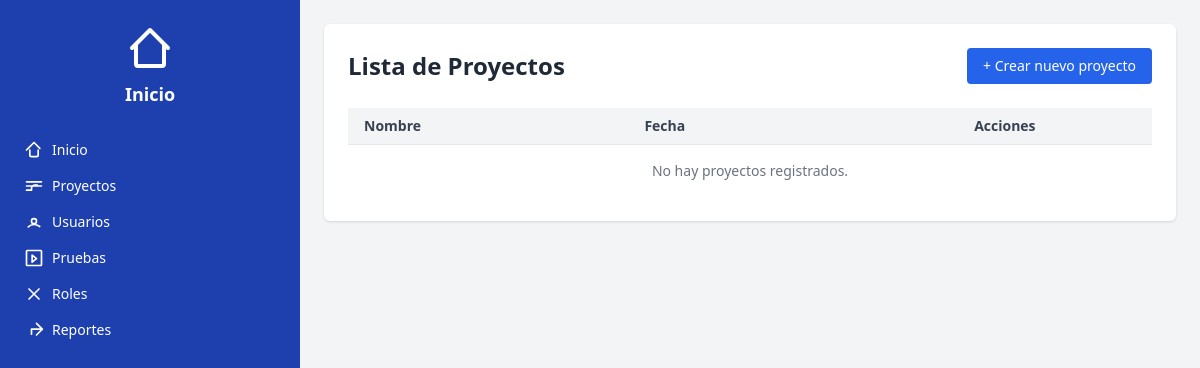
The app's page /proyectos/, older data.
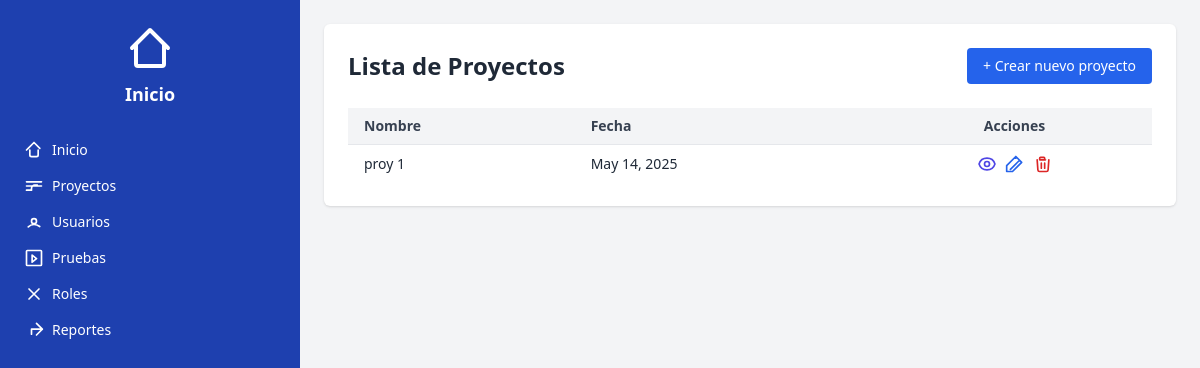
The same page, newer data.
### testSystem/models.py (models this page shows, shortened)
class Proyecto(models.Model):
    nombre = models.CharField(max_length=100)
    descripcion = models.TextField()
    fecha = models.DateField()
    estado = models.CharField(max_length=50)
    usuarios = models.ManyToManyField(User, related_name='proyectos_asignados')

### testSystem/views.py (the view)
# urls.py: path('proyectos/', views.lista_proyectos, name='lista_proyectos'),
def lista_proyectos(request):
    proyectos = Proyecto.objects.all()
    return render(request, 'proyecto/lista_proyectos.html', {'proyectos': proyectos})

### testSystem/templates/Proyecto/lista_proyectos.html (shortened to what this page needs)
{% extends "base.html" %}
{% block content %}
<div class="max-w-5xl mx-auto p-6 bg-white rounded-md shadow">
  <div class="flex items-center justify-between mb-6">
    <h1 class="text-2xl font-bold text-gray-800">Lista de Proyectos</h1>
    <a href="{% url 'crear_proyecto' %}" class="px-4 py-2 bg-blue-600 text-white rounded hover:bg-blue-700 text-sm">
      + Crear nuevo proyecto
    </a>
  </div>
  <div class="overflow-x-auto">
    <table class="min-w-full divide-y divide-gray-200">
      <thead class="bg-gray-100">
        <tr>
          <th class="px-4 py-2 text-left text-sm font-semibold text-gray-700">Nombre</th>
          <th class="px-4 py-2 text-left text-sm font-semibold text-gray-700">Fecha</th>
          <th class="px-4 py-2 text-center text-sm font-semibold text-gray-700">Acciones</th>
        </tr>
      </thead>
      <tbody class="divide-y divide-gray-200">
        {% for proyecto in proyectos %}
        <tr>
          <td class="px-4 py-2 text-sm text-gray-800">{{ proyecto.nombre }}</td>
          <td class="px-4 py-2 text-sm text-gray-800">{{ proyecto.fecha }}</td>
          <td class="px-4 py-2 text-center text-sm text-gray-800">
            <div class="flex justify-center space-x-2">
              <a href="{% url 'ver_proyecto' proyecto.pk %}" class="text-indigo-600 hover:text-indigo-800" title="Visualizar">
              </a>
              <a href="{% url 'modificar_proyecto' proyecto.pk %}" class="text-blue-600 hover:text-blue-800" title="Editar">
                <svg xmlns="http://www.w3.org/2000/svg" class="h-5 w-5 inline" fill="none" viewBox="0 0 24 24" stroke="currentColor">
                  <path stroke-linecap="round" stroke-linejoin="round" stroke-width="2"
                        d="M11 5h2M6.5 18.5l11-11M13 3l7 7-11 11H2v-7L13 3z"/>
                </svg>
              </a>
              <a href="{% url 'eliminar_proyecto' proyecto.pk %}" class="text-red-600 hover:text-red-800" title="Eliminar"
                 onclick="return confirm('¿Estás seguro de eliminar este proyecto?');">
                <svg xmlns="http://www.w3.org/2000/svg" class="h-5 w-5 inline" fill="none" viewBox="0 0 24 24" stroke="currentColor">
                  <path stroke-linecap="round" stroke-linejoin="round" stroke-width="2"
                        d="M19 7l-.867 12.142A2 2 0 0116.138 21H7.862a2 2 0 01-1.995-1.858L5 7m5 4v6m4-6v6M9 7h6m-7 0V5a1 1 0 011-1h4a1 1 0 011 1v2"/>
                </svg>
              </a>
            </div>
          </td>
        </tr>
        {% empty %}
        <tr>
          <td colspan="3" class="px-4 py-4 text-center text-sm text-gray-500">No hay proyectos registrados.</td>
        </tr>
        {% endfor %}
      </tbody>
    </table>
  </div>
</div>
{% endblock %}

Row changes from the older to the newer data that the page shows:
added Proyecto: nombre "proy 1", fecha "May 14, 2025"
Text that changed along with them:
text no longer shown: "No hay proyectos registrados."
